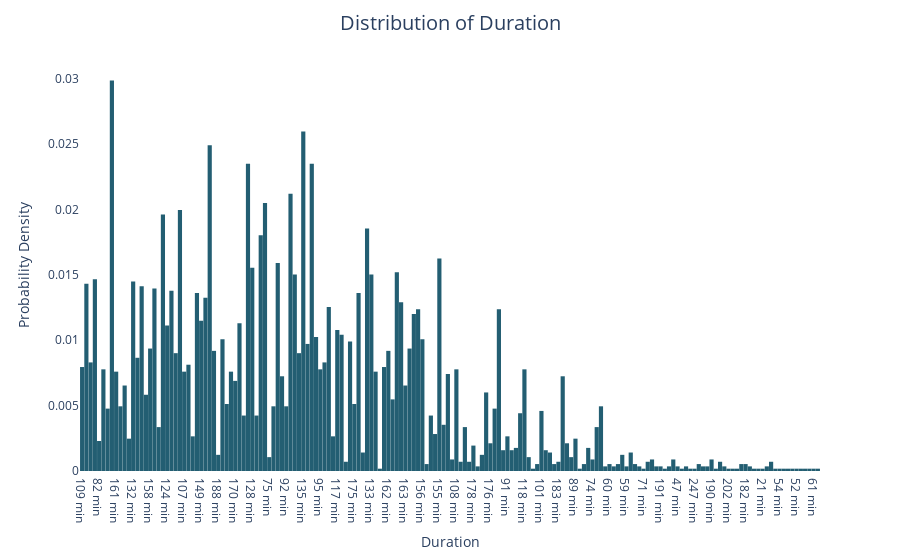

Source (notebook cell):
### Code cell
fig_duration = px.histogram(ds, x = 'Duration', histnorm='probability density', nbins = 40, color_discrete_sequence = colors)
fig_duration.update_traces(selector=dict(type='histogram'))
fig_duration.update_layout(title='Distribution of Duration', title_x=0.5, title_pad=dict(t=20), title_font=dict(size=20), xaxis_title='Duration', yaxis_title='Probability Density', xaxis=dict(showgrid=False), yaxis=dict(showgrid=False), bargap=0.02, plot_bgcolor = 'white')
fig_duration.show()

### Figure 1 — Plotly figure (JSON) as saved in the notebook; plotly's stock layout.template omitted (floating-point values rounded to 4 significant figures; data arrays with more than 128 entries replaced by an {"elided": "..."} marker saying what was removed)
{"data": [{"alignmentgroup": "True", "bingroup": "x", "histnorm": "probability density", "hovertemplate": "Duration=%{x}<br>probability density=%{y}<extra></extra>", "legendgroup": "", "marker": {"color": "#235E72", "pattern": {"shape": ""}}, "name": "", "nbinsx": 40, "offsetgroup": "", "orientation": "v", "showlegend": false, "type": "histogram", "x": {"elided": "5659 str values"}, "xaxis": "x", "yaxis": "y"}], "layout": {"bargap": 0.02, "barmode": "relative", "legend": {"tracegroupgap": 0}, "margin": {"t": 60}, "plot_bgcolor": "white", "title": {"font": {"size": 20}, "pad": {"t": 20}, "text": "Distribution of Duration", "x": 0.5}, "xaxis": {"anchor": "y", "domain": [0, 1], "showgrid": false, "title": {"text": "Duration"}}, "yaxis": {"anchor": "x", "domain": [0, 1], "showgrid": false, "title": {"text": "Probability Density"}}}}
